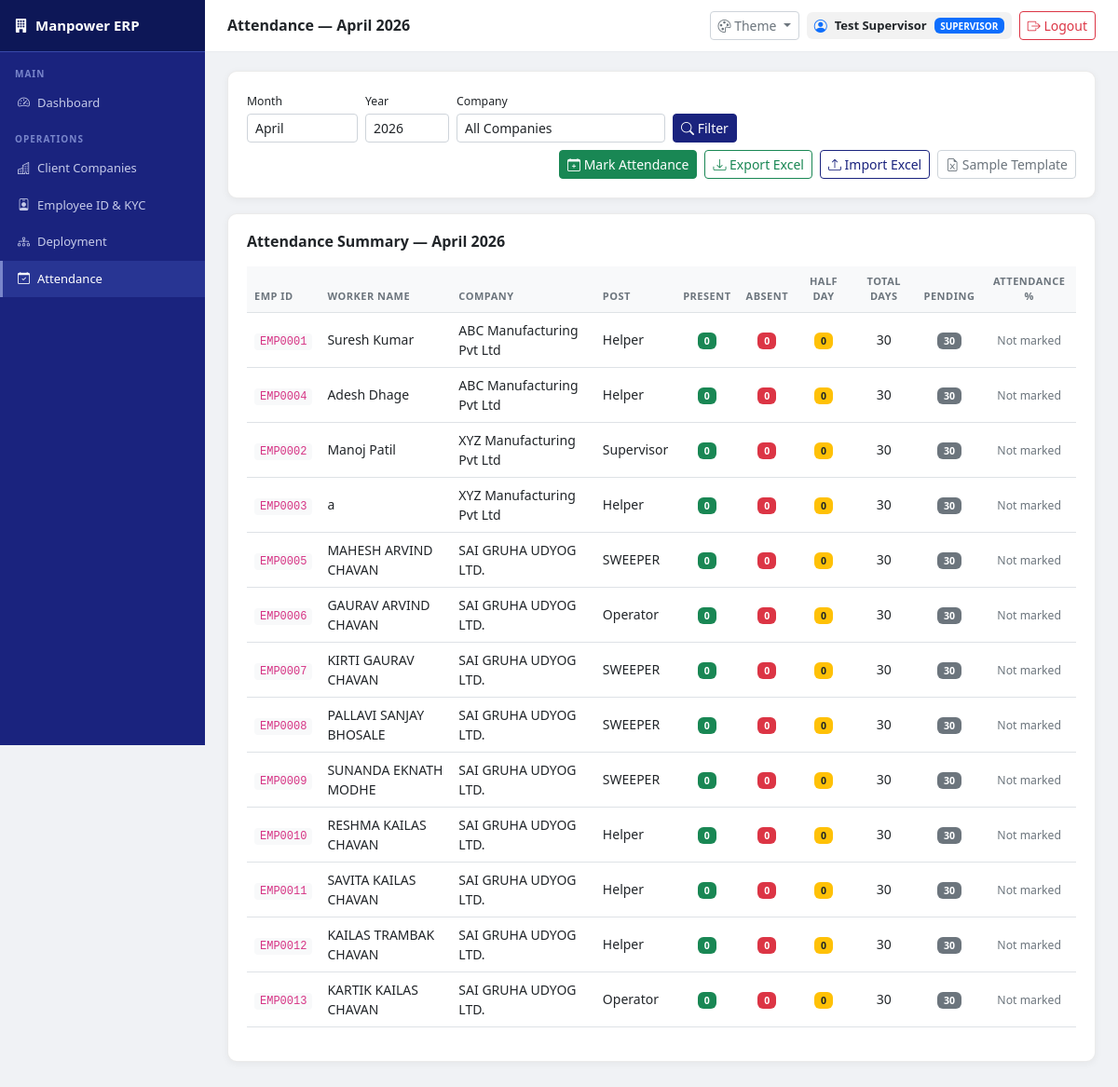
Screenshot of /attendance (signed in) with the database file from the repository.
### app/models/deployment.py (models this page shows, shortened)
class Deployment(db.Model):
    __tablename__ = 'deployments'
    id            = db.Column(db.Integer, primary_key=True)
    worker_id     = db.Column(db.Integer, db.ForeignKey('workers.id'), nullable=False)
    company_id    = db.Column(db.Integer, db.ForeignKey('companies.id'), nullable=False)
    post          = db.Column(db.String(100), nullable=False)
    date_from     = db.Column(db.Date, nullable=False)
    date_to       = db.Column(db.Date)               # Null means currently deployed
    is_active     = db.Column(db.Boolean, default=True)
    created_at    = db.Column(db.DateTime, default=datetime.utcnow)

### app/models/worker.py (models this page shows, shortened)
class Worker(db.Model):
    __tablename__ = 'workers'
    id              = db.Column(db.Integer, primary_key=True)
    employee_id     = db.Column(db.String(20), unique=True)
    full_name       = db.Column(db.String(150), nullable=False)
    full_name       = db.Column(db.String(150), nullable=False)
    father_name     = db.Column(db.String(150))
    date_of_birth   = db.Column(db.Date)
    gender          = db.Column(db.String(10))
    mobile          = db.Column(db.String(15))
    address         = db.Column(db.Text)
    post            = db.Column(db.String(100))
    aadhaar_number  = db.Column(db.String(20))
    pan_number      = db.Column(db.String(20))
    aadhaar_doc     = db.Column(db.String(255))
    pan_doc         = db.Column(db.String(255))
    photo           = db.Column(db.String(255))
    bank_name       = db.Column(db.String(100))
    account_number  = db.Column(db.String(30))
    ifsc_code       = db.Column(db.String(20))
    bank_passbook   = db.Column(db.String(255))
    is_active       = db.Column(db.Boolean, default=True)
    date_joined     = db.Column(db.Date, default=datetime.utcnow)
    created_at      = db.Column(db.DateTime, default=datetime.utcnow)
    family_members  = db.relationship('FamilyMember', backref='worker', lazy=True)
    deployments     = db.relationship('Deployment',   backref='worker', lazy=True)

### app/models/client.py (models this page shows, shortened)
class Company(db.Model):
    __tablename__ = 'companies'
    id             = db.Column(db.Integer, primary_key=True)
    name           = db.Column(db.String(200), nullable=False)
    address        = db.Column(db.Text)
    city           = db.Column(db.String(100))
    state          = db.Column(db.String(100))
    pincode        = db.Column(db.String(10))
    contact_person = db.Column(db.String(100))
    contact_phone  = db.Column(db.String(20))
    email          = db.Column(db.String(100))
    gst_number     = db.Column(db.String(20))
    created_at     = db.Column(db.DateTime, default=datetime.utcnow)
    requirements  = db.relationship('Requirement', backref='company', lazy=True)
    deployments   = db.relationship('Deployment', backref='company', lazy=True)

### app/routes/attendance.py (the view)
@attendance_bp.route('/attendance')
@login_required
@permission_required('attendance', 'view')
def index():
    month      = int(request.args.get('month', date.today().month))
    year       = int(request.args.get('year',  date.today().year))
    company_id = request.args.get('company_id', '')
    companies  = Company.query.all()
    query = Deployment.query.filter_by(is_active=True)
    if company_id:
        query = query.filter_by(company_id=company_id)
    deployments = query.all()
    days_in_month = calendar.monthrange(year, month)[1]
    summary = []
    for dep in deployments:
        records = Attendance.query.filter_by(
            worker_id=dep.worker_id
        ).filter(
            db.func.strftime('%m', Attendance.date) == '%02d' % month,
            db.func.strftime('%Y', Attendance.date) == str(year)
        ).all()
        present = sum(1 for r in records if r.status == 'P')
        absent  = sum(1 for r in records if r.status == 'A')
        halfday = sum(1 for r in records if r.status == 'H')
        marked  = len(records)
        summary.append({
            'worker'       : dep.worker,
            'company'      : dep.company,
            'post'         : dep.post,
            'present'      : present,
            'absent'       : absent,
            'halfday'      : halfday,
            'marked'       : marked,
            'days_in_month': days_in_month,
            'pending'      : days_in_month - marked
        })
    return render_template('attendance/index.html',
                           summary=summary,
                           companies=companies,
                           month=month, year=year,
                           month_name=MONTH_NAMES[month],
                           company_id=company_id)

### app/routes/auth.py (called while the page is built, shortened)
def login_required(f):
    from functools import wraps
    @wraps(f)
    def decorated(*args, **kwargs):
        if 'user_id' not in session:
            flash('Please login to continue.', 'warning')
            return redirect(url_for('auth.login'))
        return f(*args, **kwargs)
    return decorated

def check_permission(module, action='view'):
    if 'user_id' not in session:
        return False
    role = session.get('user_role', '')
    if role in ['admin', 'hr']:
        return True
    from app.models.user import UserPermission
    perm = UserPermission.query.filter_by(
        user_id=session['user_id'],
        module=module
    ).first()
    if not perm:
        return False
    return getattr(perm, f'can_{action}', False)

def permission_required(module, action='view'):
    def decorator(f):
        from functools import wraps
        @wraps(f)
        def decorated(*args, **kwargs):
            if 'user_id' not in session:
                return redirect(url_for('auth.login'))
            return f(*args, **kwargs)
        return decorated
    return decorator

### app/templates/attendance/index.html (shortened to what this page needs)
{% extends 'base.html' %}
{% block page_title %}Attendance — {{ month_name }} {{ year }}{% endblock %}
{% block content %}
<div class="content-card mb-3">
    <form method="GET" class="row g-2 align-items-end">
        <div class="col-auto">
            <label class="form-label mb-1 small">Month</label>
            <select name="month" class="form-select form-select-sm">
                {% for m in range(1,13) %}
                {% set mnames = {1:'January',2:'February',3:'March',
                    4:'April',5:'May',6:'June',7:'July',8:'August',
                    9:'September',10:'October',11:'November',
                    12:'December'} %}
                <option value="{{ m }}"
                    {{ 'selected' if m == month }}>
                    {{ mnames[m] }}
                </option>
                {% endfor %}
            </select>
        </div>
        <div class="col-auto">
            <label class="form-label mb-1 small">Year</label>
            <input type="number" name="year"
                   class="form-control form-control-sm"
                   value="{{ year }}" style="width:90px">
        </div>
        <div class="col-auto">
            <label class="form-label mb-1 small">Company</label>
            <select name="company_id"
                    class="form-select form-select-sm">
                <option value="">All Companies</option>
            </select>
        </div>
        <div class="col-auto">
            <button class="btn btn-primary btn-sm">
                <i class="bi bi-search"></i> Filter
            </button>
        </div>
        <div class="col-auto ms-auto d-flex gap-2">
            <a href="/attendance/mark?month={{ month }}&year={{ year }}&company_id={{ company_id }}"
               class="btn btn-success btn-sm">
                <i class="bi bi-calendar-plus"></i>
                Mark Attendance
            </a>
            <a href="/attendance/export-excel?month={{ month }}&year={{ year }}&company_id={{ company_id }}"
               class="btn btn-outline-success btn-sm">
                <i class="bi bi-download"></i> Export Excel
            </a>
            <button class="btn btn-outline-primary btn-sm"
                    onclick="openImportModal()">
                <i class="bi bi-upload"></i> Import Excel
            </button>
            <a href="/attendance/download-template?month={{ month }}&year={{ year }}&company_id={{ company_id }}"
               class="btn btn-outline-secondary btn-sm">
                <i class="bi bi-file-earmark-excel"></i>
                Sample Template
            </a>
        </div>
    </form>
</div>
<div class="content-card">
    <h6 class="fw-semibold mb-3">
        Attendance Summary — {{ month_name }} {{ year }}
    </h6>
    <table class="table table-hover align-middle">
        <thead>
            <tr>
                <th>Emp ID</th>
                <th>Worker Name</th>
                <th>Company</th>
                <th>Post</th>
                <th class="text-center text-success">
                    Present
                </th>
                <th class="text-center text-danger">
                    Absent
                </th>
                <th class="text-center text-warning">
                    Half Day
                </th>
                <th class="text-center">Total Days</th>
                <th class="text-center">Pending</th>
                <th class="text-center">Attendance %</th>
            </tr>
        </thead>
        <tbody>
            {% for s in summary %}
            <tr>
                <td>
                    <code>{{ s.worker.employee_id or
                             'EMP%04d'|format(s.worker.id) }}
                    </code>
                </td>
                <td>{{ s.worker.full_name }}</td>
                <td>{{ s.company.name }}</td>
                <td>{{ s.post }}</td>
                <td class="text-center">
                    <span class="badge bg-success">
                        {{ s.present }}
                    </span>
                </td>
                <td class="text-center">
                    <span class="badge bg-danger">
                        {{ s.absent }}
                    </span>
                </td>
                <td class="text-center">
                    <span class="badge bg-warning text-dark">
                        {{ s.halfday }}
                    </span>
                </td>
                <td class="text-center">
                    {{ s.days_in_month }}
                </td>
                <td class="text-center">
                    {% if s.pending > 0 %}
                        <span class="badge bg-secondary">
                            {{ s.pending }}
                        </span>
                    {% else %}
                        <span class="badge bg-success">Done</span>
                    {% endif %}
                </td>
                <td class="text-center">
                    {% if s.marked > 0 %}
                        {% set effective = s.present +
                                          (s.halfday * 0.5) %}
                        {% set pct = ((effective /
                            s.days_in_month) * 100)|round|int %}
                        {% if pct >= 90 %}
                            {% set bar_class = 'bg-success' %}
                        {% elif pct >= 70 %}
                            {% set bar_class = 'bg-warning' %}
                        {% else %}
                            {% set bar_class = 'bg-danger' %}
                        {% endif %}
                        <div class="progress" style="height:18px">
                            <div class="progress-bar {{ bar_class }}"
                                 role="progressbar"
                                 data-width="{{ pct }}">
                                {{ pct }}%
                            </div>
                        </div>
                    {% else %}
                        <span class="text-muted small">
                            Not marked
                        </span>
                    {% endif %}
                </td>
            </tr>
            {% endfor %}
        </tbody>
    </table>
</div>
{% endblock %}

### app/templates/base.html (style rules this page uses)
:root { --sb-bg: #1a237e; --sb-dark: #0d1757; --sb-hover: #283593; --sb-border: #3949ab; --sb-accent: #7986cb; --sb-text: #c5cae9; --page-bg: #f0f2f5; --card-bg: #ffffff; --card-border: rgba(0,0,0,0.08); --text-main: #212529; --text-muted: #6c757d; --text-heading: #1a237e; --input-bg: #ffffff; --input-border: #ced4da; --input-text: #212529; --table-head-bg: #f8f9fa; --table-border: #dee2e6; --table-hover: #f1f3f5; --table-stripe: #fafbfc; --topbar-bg: #ffffff; --topbar-border: #e9ecef; --btn-primary-bg: #1a237e; --btn-primary-text:#ffffff; --btn-primary-hover:#0d1757; --code-bg: #f8f9fa; --code-text: #d63384; --hr-color: #dee2e6; --badge-info-bg: #e8eaf6; --badge-info-text: #1a237e; --alert-info-bg: #e8eaf6; --alert-info-text: #1a237e; --alert-info-border:#c5cae9; --alert-warn-bg: #fff8e1; --alert-warn-text: #856404; --alert-warn-border:#ffe082; --alert-success-bg:#e8f5e9; --alert-success-text:#1b5e20; --alert-success-border:#a5d6a7; --alert-danger-bg: #fce4ec; --alert-danger-text:#880e4f; --alert-danger-border:#f48fb1; --progress-bg: #e9ecef; --modal-bg: #ffffff; --modal-border: rgba(0,0,0,0.2); --modal-backdrop: rgba(0,0,0,0.5); --dropdown-bg: #ffffff; --dropdown-border: rgba(0,0,0,0.1); --dropdown-hover: #f8f9fa; --dropdown-text: #212529; }
* { box-sizing: border-box; margin: 0; padding: 0; }
body { background: var(--page-bg); color: var(--text-main); font-family: 'Segoe UI', Arial, sans-serif; font-size: 14px; transition: background 0.3s, color 0.3s; }
.content-card { background: var(--card-bg); border-radius: 10px; padding: 20px; border: 1px solid var(--card-border); box-shadow: 0 2px 8px rgba(0,0,0,0.05); margin-bottom: 20px; color: var(--text-main); }
h1,h2,h3,h4,h5,h6 { color: var(--text-main); }
.fw-semibold, .fw-bold { color: var(--text-main); }
.text-muted { color: var(--text-muted) !important; }
label { color: var(--text-main); font-weight: 500; }
th, td { color: var(--text-main); }
.table { --bs-table-color: var(--text-main); --bs-table-bg: transparent; --bs-table-border-color: var(--table-border); --bs-table-hover-bg: var(--table-hover); --bs-table-hover-color: var(--text-main); --bs-table-striped-bg: var(--table-stripe); color: var(--text-main); }
.table > thead > tr > th { background: var(--table-head-bg) !important; color: var(--text-muted) !important; border-color: var(--table-border) !important; font-size: 11px; font-weight: 600; text-transform: uppercase; letter-spacing: 0.5px; }
.table > tbody > tr > td { border-color: var(--table-border) !important; color: var(--text-main); vertical-align: middle; }
.form-control, .form-select { background: var(--input-bg) !important; border-color: var(--input-border) !important; color: var(--input-text) !important; }
.form-control::placeholder { color: var(--text-muted) !important; }
.form-label { color: var(--text-main); font-weight: 500; }
.btn-primary { background: var(--btn-primary-bg) !important; border-color: var(--btn-primary-bg) !important; color: var(--btn-primary-text) !important; }
.btn-outline-primary { color: var(--btn-primary-bg) !important; border-color: var(--btn-primary-bg) !important; }
.btn-outline-secondary { color: var(--text-muted) !important; border-color: var(--input-border) !important; }
code { background: var(--code-bg); color: var(--code-text); padding: 2px 6px; border-radius: 4px; font-size: 12px; }

### rows the page displays
Deployment: worker "EMP0001", worker.full_name "Suresh Kumar", company.name "ABC Manufacturing Pvt Ltd", post "Helper", present "0", absent "0", halfday "0", days_in_month "30", pending "30"
Deployment: worker "EMP0004", worker.full_name "Adesh Dhage", company.name "ABC Manufacturing Pvt Ltd", post "Helper", present "0", absent "0", halfday "0", days_in_month "30", pending "30"
Deployment: worker "EMP0002", worker.full_name "Manoj Patil", company.name "XYZ Manufacturing Pvt Ltd", post "Supervisor", present "0", absent "0", halfday "0", days_in_month "30", pending "30"
Deployment: worker "EMP0003", worker.full_name "a", company.name "XYZ Manufacturing Pvt Ltd", post "Helper", present "0", absent "0", halfday "0", days_in_month "30", pending "30"
Deployment: worker "EMP0005", worker.full_name "MAHESH ARVIND CHAVAN", company.name "SAI GRUHA UDYOG LTD.", post "SWEEPER", present "0", absent "0", halfday "0", days_in_month "30", pending "30"
Deployment: worker "EMP0006", worker.full_name "GAURAV ARVIND CHAVAN", company.name "SAI GRUHA UDYOG LTD.", post "Operator", present "0", absent "0", halfday "0", days_in_month "30", pending "30"
Deployment: worker "EMP0007", worker.full_name "KIRTI GAURAV CHAVAN", company.name "SAI GRUHA UDYOG LTD.", post "SWEEPER", present "0", absent "0", halfday "0", days_in_month "30", pending "30"
Deployment: worker "EMP0008", worker.full_name "PALLAVI SANJAY BHOSALE", company.name "SAI GRUHA UDYOG LTD.", post "SWEEPER", present "0", absent "0", halfday "0", days_in_month "30", pending "30"
Deployment: worker "EMP0009", worker.full_name "SUNANDA EKNATH MODHE", company.name "SAI GRUHA UDYOG LTD.", post "SWEEPER", present "0", absent "0", halfday "0", days_in_month "30", pending "30"
Deployment: worker "EMP0010", worker.full_name "RESHMA KAILAS CHAVAN", company.name "SAI GRUHA UDYOG LTD.", post "Helper", present "0", absent "0", halfday "0", days_in_month "30", pending "30"
Deployment: worker "EMP0011", worker.full_name "SAVITA KAILAS CHAVAN", company.name "SAI GRUHA UDYOG LTD.", post "Helper", present "0", absent "0", halfday "0", days_in_month "30", pending "30"
Deployment: worker "EMP0012", worker.full_name "KAILAS TRAMBAK CHAVAN", company.name "SAI GRUHA UDYOG LTD.", post "Helper", present "0", absent "0", halfday "0", days_in_month "30", pending "30"
Deployment: worker "EMP0013", worker.full_name "KARTIK KAILAS CHAVAN", company.name "SAI GRUHA UDYOG LTD.", post "Operator", present "0", absent "0", halfday "0", days_in_month "30", pending "30"

### other values shown
{{ month_name }} "April"
{{ year }} "2026"
{{ session.get('user_name') }} "Test Supervisor"
{{ session.get('user_role','')
                    .upper() }} "SUPERVISOR"
form field month "April"
